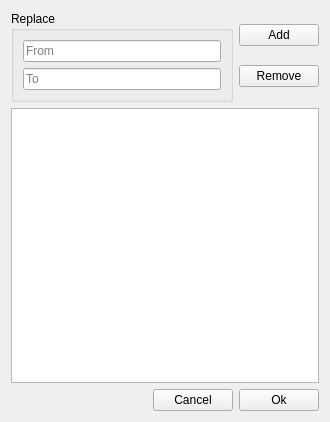
<?xml version="1.0" encoding="UTF-8"?>
<ui version="4.0">
 <class>PreDownloadConfigWindow</class>
 <widget class="QWidget" name="PreDownloadConfigWindow">
  <property name="geometry">
   <rect>
    <x>0</x>
    <y>0</y>
    <width>330</width>
    <height>422</height>
   </rect>
  </property>
  <property name="windowTitle">
   <string>Pre Download Config</string>
  </property>
  <layout class="QVBoxLayout" name="verticalLayout_3">
   <item>
    <layout class="QHBoxLayout" name="horizontalLayout">
     <item>
      <widget class="QGroupBox" name="groupBox">
       <property name="title">
        <string>Replace</string>
       </property>
       <layout class="QVBoxLayout" name="verticalLayout">
        <item>
         <widget class="QLineEdit" name="from_lineEdit">
          <property name="placeholderText">
           <string>From</string>
          </property>
         </widget>
        </item>
        <item>
         <widget class="QLineEdit" name="to_lineEdit">
          <property name="placeholderText">
           <string>To</string>
          </property>
         </widget>
        </item>
       </layout>
      </widget>
     </item>
     <item>
      <layout class="QVBoxLayout" name="verticalLayout_2">
       <item>
        <widget class="QPushButton" name="add_button">
         <property name="text">
          <string>Add</string>
         </property>
        </widget>
       </item>
       <item>
        <widget class="QPushButton" name="remove_button">
         <property name="text">
          <string>Remove</string>
         </property>
        </widget>
       </item>
      </layout>
     </item>
    </layout>
   </item>
   <item>
    <widget class="QListWidget" name="listWidget"/>
   </item>
   <item>
    <layout class="QHBoxLayout" name="horizontalLayout_2">
     <item>
      <spacer name="horizontalSpacer">
       <property name="orientation">
        <enum>Qt::Horizontal</enum>
       </property>
       <property name="sizeHint" stdset="0">
        <size>
         <width>138</width>
         <height>20</height>
        </size>
       </property>
      </spacer>
     </item>
     <item>
      <widget class="QPushButton" name="cancel_button">
       <property name="text">
        <string>Cancel</string>
       </property>
      </widget>
     </item>
     <item>
      <widget class="QPushButton" name="ok_button">
       <property name="text">
        <string>Ok</string>
       </property>
      </widget>
     </item>
    </layout>
   </item>
  </layout>
 </widget>
 <resources/>
 <connections/>
</ui>
